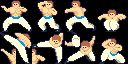

Rendered tile map (Tiled .tmx) drawn with the repository's tilesets; below, a short description and the full map source, tile grids included:
An orthogonal 16x8 tile map with 8x8 px tiles, 1 tile layer (Tile Layer 1).

<map version="1.10" tiledversion="1.11.2" orientation="orthogonal" renderorder="right-down" width="16" height="8" tilewidth="8" tileheight="8" infinite="0" nextlayerid="2" nextobjectid="1">
 <tileset firstgid="1" name="16 x 16 Sprite sheet" tilewidth="8" tileheight="8" tilecount="2048" columns="32">
  <image source="../Images/gfx2.bmp" width="256" height="512" />
 </tileset>
 <layer id="1" name="Tile Layer 1" width="16" height="8">
  <data encoding="csv">
385,386,387,388,389,390,391,392,393,394,395,396,397,398,399,400,
417,418,419,420,421,422,423,424,425,426,427,428,429,430,431,432,
401,402,403,404,405,406,407,408,409,410,411,412,413,414,415,416,
433,434,435,436,437,438,439,440,441,442,443,444,445,446,447,448,
449,450,451,452,453,454,455,456,457,458,459,460,461,462,463,464,
481,482,483,484,485,486,487,488,489,490,491,492,493,494,495,496,
465,466,467,468,469,470,471,472,473,474,475,476,477,478,479,480,
497,498,499,500,501,502,503,504,505,506,507,508,509,510,511,512
</data>
 </layer>
</map>
